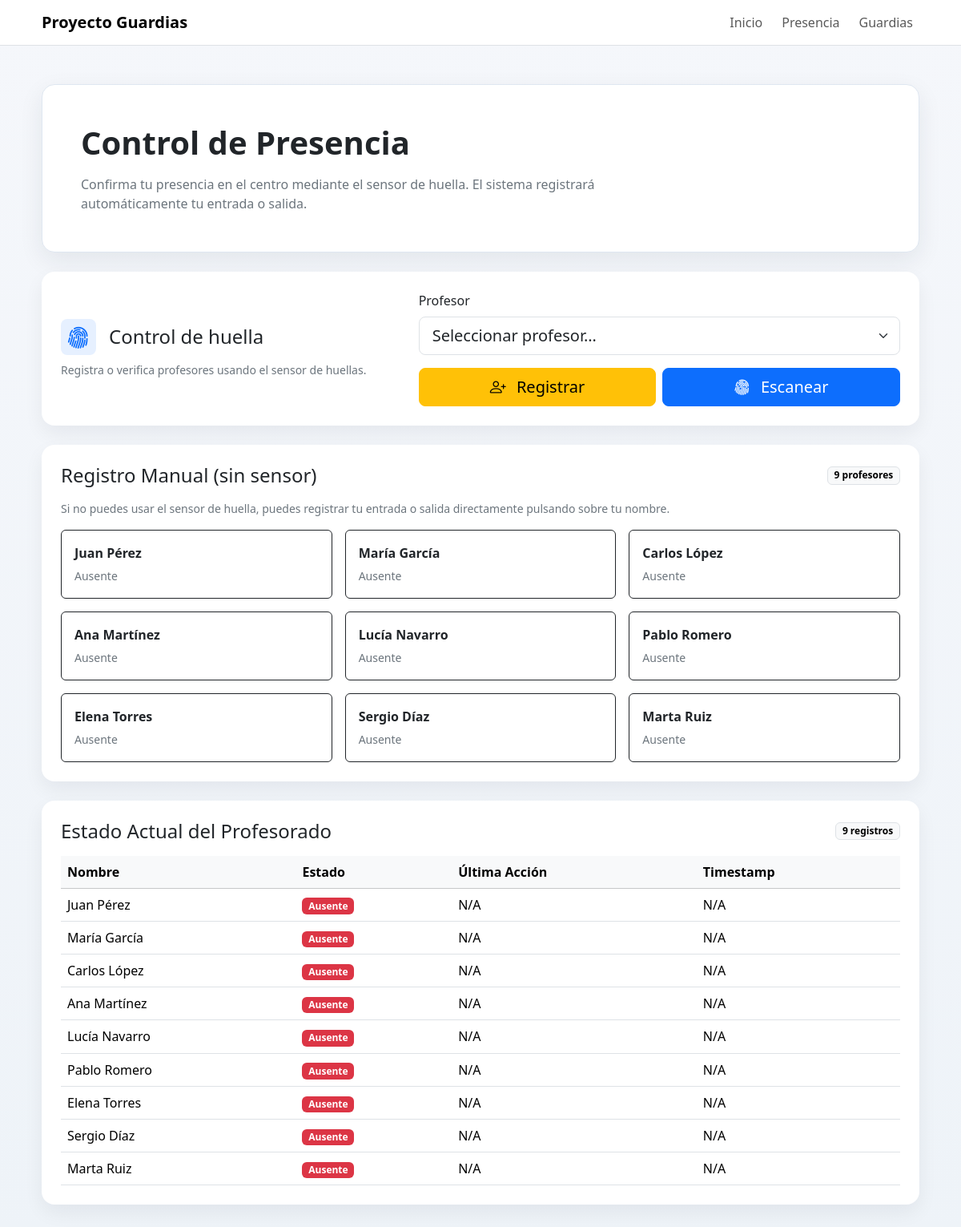
The page /presencia/ on the database as committed earlier.
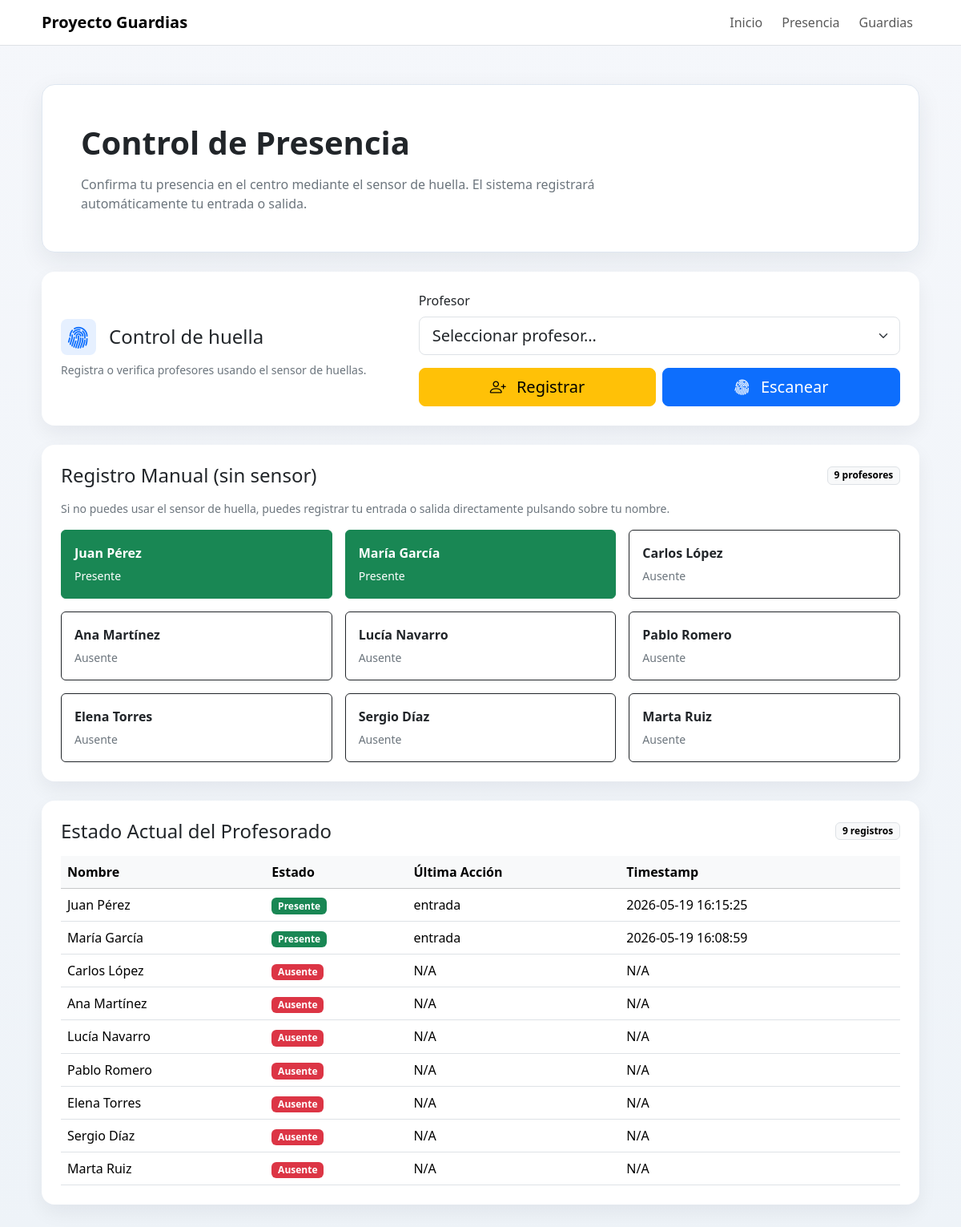
The same page on the database as committed later.
### tables this page shows
CREATE TABLE profesores (id INTEGER PRIMARY KEY AUTOINCREMENT, nombre TEXT NOT NULL, departamento TEXT, huella_id INTEGER, activo INTEGER DEFAULT 1, guardias_acumuladas INTEGER DEFAULT 0, guardias_semana INTEGER DEFAULT 0);

CREATE TABLE presencia (
    id INTEGER PRIMARY KEY AUTOINCREMENT,
    profesor_id INTEGER,
    timestamp DATETIME DEFAULT CURRENT_TIMESTAMP,
    tipo TEXT,   -- 'entrada' o 'salida'
    FOREIGN KEY (profesor_id) REFERENCES "profesores_legacy"(id)
);

### app.py (the view)
@bp.route("")
@bp.route("/")
def vista_presencia():
    try:
        estado = obtener_estado_actual()
        db = DBManager(_obtener_db_path())
        profesores = db.get_profesores()
        profesores = [p for p in profesores if p.activo == 1]
    except Exception as e:
        print(f"[ERROR estado presencia] {e}")
        estado = {}
        profesores = []
    return render_template(
        "presencia.html",
        estado=estado,
        profesores=profesores
    )

### app.py (called while the page is built)
def _obtener_db_path():
    return app.config.get("DB_PATH", "ies.db")

### modules/db/db_manager.py (called while the page is built, shortened)
    def get_connection(self):
        return sqlite3.connect(self.db_path)

    @contextmanager
    def _connection(self):
        conn = self.get_connection()
        try:
            self._ensure_schema(conn)
            yield conn
        finally:
            conn.close()

    def _fetch_all(self, query, params=(), model_cls=None):
        with self._connection() as conn:
            cursor = conn.cursor()
            cursor.execute(query, params)
            rows = cursor.fetchall()
        if model_cls is None:
            return rows
        return [model_cls(*row) for row in rows]

    def _fecha_hoy(self, fecha=None):
        return fecha or datetime.now().strftime("%Y-%m-%d")

    def _ensure_profesores_schema(self, conn):
        cursor = conn.cursor()
        cursor.execute("PRAGMA table_info(profesores)")
        schema_rows = cursor.fetchall()
        columnas = {row[1] for row in schema_rows}
        tipos = {row[1]: (row[2] or "").upper() for row in schema_rows}
        schema_actualizado = False
        if "departamento" not in columnas:
            cursor.execute("ALTER TABLE profesores ADD COLUMN departamento TEXT")
            schema_actualizado = True
        if "huella_id" not in columnas:
            cursor.execute("ALTER TABLE profesores ADD COLUMN huella_id INTEGER")
            schema_actualizado = True
        self._normalizar_huella_ids(conn)
        if schema_actualizado:
            conn.commit()

    @staticmethod
    def _normalizar_huella_id_valor(valor):
        if valor is None:
            return None
        if isinstance(valor, int):
            return valor

    def _normalizar_huella_ids(self, conn):
        cursor = conn.cursor()
        cursor.execute("SELECT id, huella_id FROM profesores")
        cambios = []
        for profesor_id, huella_id in cursor.fetchall():
            huella_normalizada = self._normalizar_huella_id_valor(huella_id)
            if huella_id != huella_normalizada:
                cambios.append((huella_normalizada, profesor_id))
        if cambios:
            cursor.executemany(
                "UPDATE profesores SET huella_id = ? WHERE id = ?",
                cambios,
            )
            conn.commit()

    def _ensure_horarios_schema(self, conn):
        cursor = conn.cursor()
        cursor.execute("PRAGMA table_info(horarios)")
        columnas = {row[1] for row in cursor.fetchall()}

### templates/presencia.html (shortened to what this page needs)
<!DOCTYPE html>
<html lang="es">
<head>
    <link href="https://cdn.jsdelivr.net/npm/bootstrap@5.3.3/dist/css/bootstrap.min.css" rel="stylesheet">
    <link rel="stylesheet" href="https://cdn.jsdelivr.net/npm/bootstrap-icons@1.11.3/font/bootstrap-icons.min.css">
</head>
<body>
    <nav class="navbar navbar-expand-lg bg-white border-bottom sticky-top">
        <div class="container app-shell">
            <a class="navbar-brand fw-semibold" href="{{ url_for('index') }}">Proyecto Guardias</a>
            <div class="collapse navbar-collapse" id="mainNav">
                <div class="navbar-nav ms-auto gap-lg-2">
                    <a class="nav-link" href="{{ url_for('index') }}">Inicio</a>
                    <a class="nav-link" href="{{ url_for('presencia.vista_presencia') }}">Presencia</a>
                    <a class="nav-link" href="{{ url_for('vista_guardias') }}">Guardias</a>
                </div>
            </div>
        </div>
    </nav>
    <main class="container app-shell py-4 py-lg-5">
        <section class="page-hero p-4 p-lg-5 mb-4">
            <div class="row g-4 align-items-center">
                <div class="col-lg-8">
                    <h1 class="display-6 fw-semibold mb-3">Control de Presencia</h1>
                    <p class="text-secondary mb-0">Confirma tu presencia en el centro mediante el sensor de huella. El sistema registrará automáticamente tu entrada o salida.</p>
                </div>
            </div>
        </section>
        <section class="card stat-card mb-4">
            <div class="card-body p-4">
                <div class="row g-4 align-items-center">
                    <div class="col-lg-5">
                        <div class="d-flex align-items-center gap-3 mb-2">
                            <div class="rounded-3 p-2 bg-primary bg-opacity-10 text-primary lh-1"
                                style="font-size:1.75rem">
                                <i class="bi bi-fingerprint"></i>
                            </div>
                            <h2 class="h4 mb-0">Control de huella</h2>
                        </div>
                        <p class="text-secondary small mb-0 mt-2">
                            Registra o verifica profesores usando el sensor de huellas.
                        </p>
                    </div>
                    <div class="col-lg-7">
                        <div class="d-grid gap-3">
                            <div>
                                <label class="form-label fw-medium">Profesor</label>
                                <select id="selectProfesor"
                                        class="form-select form-select-lg">
                                    <option value="" disabled selected>Seleccionar profesor…</option>
                                </select>
                            </div>
                            <div class="d-flex gap-2">
                                <button id="btnRegistrar"
                                        class="btn btn-warning btn-lg w-50"
                                        type="button">
                                    <i class="bi bi-person-plus me-2"></i>
                                    Registrar
                                </button>
                                <button id="btnScan"
                                        class="btn btn-primary btn-lg w-50"
                                        type="button">
                                    <i class="bi bi-fingerprint me-2"></i>
                                    Escanear
                                </button>
                            </div>
                        </div>
                    </div>
                </div>
            </div>
        </section>
        <section class="card stat-card mb-4">
            <div class="card-body p-4">
                <div class="d-flex justify-content-between align-items-center mb-3 flex-wrap gap-2">
                    <h2 class="h4 mb-0">Registro Manual (sin sensor)</h2>
                    <span class="badge text-bg-light border">{{ estado|length }} profesores</span>
                </div>
                <p class="text-secondary small mb-3">Si no puedes usar el sensor de huella, puedes registrar tu entrada o salida directamente pulsando sobre tu nombre.</p>
                <div class="row g-3">
                    {% for profesor_id, info in estado.items() %}
                    <div class="col-md-6 col-xl-4">
                        <form action="{{ url_for('registrar_guardia') }}" method="post" class="h-100">
                            <button class="btn {% if info.presente %}btn-success{% else %}btn-outline-dark{% endif %} w-100 h-100 text-start p-3" type="submit">
                                <span class="d-block fw-semibold mb-1">{{ info.nombre }}</span>
                                <span class="small {% if info.presente %}text-white{% else %}text-secondary{% endif %}">
                                    {% if info.presente %}Presente{% else %}Ausente{% endif %}
                                </span>
                            </button>
                        </form>
                    </div>
                    {% else %}
                    <div class="col-12">
                        <div class="text-center text-secondary py-3">No hay profesores disponibles para registrar.</div>
                    </div>
                    {% endfor %}
                </div>
            </div>
        </section>
        <section class="card stat-card">
            <div class="card-body p-4">
                <div class="d-flex justify-content-between align-items-center mb-3 flex-wrap gap-2">
                    <h2 class="h4 mb-0">Estado Actual del Profesorado</h2>
                    <span class="badge text-bg-light border">{{ estado|length }} registros</span>
                </div>
                <div class="table-responsive">
                    <table class="table table-hover align-middle mb-0">
                        <thead class="table-light">
                            <tr>
                                <th>Nombre</th>
                                <th>Estado</th>
                                <th>Última Acción</th>
                                <th>Timestamp</th>
                            </tr>
                        </thead>
                        <tbody>
                            {% for profesor_id, info in estado.items() %}
                            <tr>
                                <td class="fw-medium">{{ info.nombre }}</td>
                                <td>
                                    <span class="badge {% if info.presente %}text-bg-success{% else %}text-bg-danger{% endif %}">
                                        {% if info.presente %}Presente{% else %}Ausente{% endif %}
                                    </span>
                                </td>
                                <td>{{ info.ultima_accion or 'N/A' }}</td>
                                <td>{{ info.timestamp or 'N/A' }}</td>
                            </tr>
                            {% else %}
                            <tr>
                                <td colspan="4" class="text-center text-secondary py-4">No hay registros de presencia para mostrar.</td>
                            </tr>
                            {% endfor %}
                        </tbody>
                    </table>
                </div>
            </div>
        </section>
    </main>
</body>
</html>

### templates/presencia.html (style rules this page uses)
body { background: linear-gradient(180deg, #f5f7fb 0%, #eef3f8 100%); min-height: 100vh; }
.app-shell { max-width: 1120px; }
.page-hero { background: #ffffff; border: 1px solid #dfe7f1; border-radius: 1rem; box-shadow: 0 10px 30px rgba(31, 41, 55, 0.08); }
.stat-card, .content-card { border: 0; border-radius: 1rem; box-shadow: 0 10px 24px rgba(15, 23, 42, 0.06); }

Rows that differ between the two databases and show on the page:
added presencia: tipo "entrada", timestamp "2026-05-19 16:15:25"
added presencia: tipo "entrada", timestamp "2026-05-19 16:08:59"
Other text that changed with them:
list line gone: "Ausente"
new list line: "Presente"
new list line: "Juan Pérez"
new list line: "María García"
list line gone: "Juan Pérez"
list line gone: "Ausente N/A N/A"
list line gone: "María García"
